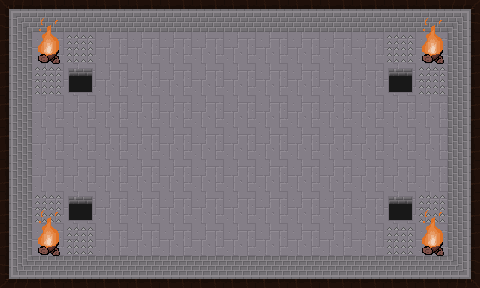

This game map was drawn from its Tiled (.tmx) file and the tilesets committed beside it. A one-line description and the full map source follow:
An orthogonal 15x9 tile map with 32x32 px tiles, 2 tile layers (ground, obstacles) and 28 objects.

<map version="1.5" tiledversion="1.5.0" orientation="orthogonal" renderorder="right-down" width="15" height="9" tilewidth="32" tileheight="32" infinite="0" nextlayerid="10" nextobjectid="83">
 <tileset firstgid="1" source="room2.tsx" />
 <layer id="1" name="ground" width="15" height="9">
  <data encoding="csv">
23,22,22,22,22,22,22,22,22,22,22,22,22,22,2684354583,
1610612758,19,19,19,19,19,19,19,19,19,19,19,19,19,2684354582,
1610612758,19,19,19,19,19,19,19,19,19,19,19,19,19,2684354582,
1610612758,19,19,19,19,19,19,19,19,19,19,19,19,19,2684354582,
1610612758,19,19,19,19,19,19,19,19,19,19,19,19,19,2684354582,
1610612758,19,19,19,19,19,19,19,19,19,19,19,19,19,2684354582,
1610612758,19,19,19,19,19,19,19,19,19,19,19,19,19,2684354582,
1610612758,19,19,19,19,19,19,19,19,19,19,19,19,19,2684354582,
1610612759,3221225494,3221225494,3221225494,3221225494,3221225494,3221225494,3221225494,3221225494,3221225494,3221225494,3221225494,3221225494,3221225494,3221225495
</data>
 </layer>
 <objectgroup id="5" name="doors-UP">
  <object id="36" x="224" y="0" width="32" height="32" />
 </objectgroup>
 <objectgroup id="6" name="doors-RIGHT">
  <object id="37" x="448" y="128" width="32" height="32" />
 </objectgroup>
 <objectgroup id="7" name="doors-LEFT">
  <object id="39" x="0" y="128" width="32" height="32" />
 </objectgroup>
 <objectgroup id="8" name="doors-DOWN">
  <object id="40" x="224" y="256" width="32" height="32" />
 </objectgroup>
 <layer id="3" name="obstacles" width="15" height="9">
  <data encoding="csv">
0,0,0,0,0,0,0,0,0,0,0,0,0,0,0,
0,12,21,0,0,0,0,0,0,0,0,0,21,12,0,
0,21,20,0,0,0,0,0,0,0,0,0,20,21,0,
0,0,0,0,0,0,0,0,0,0,0,0,0,0,0,
0,0,0,0,0,0,0,0,0,0,0,0,0,0,0,
0,0,0,0,0,0,0,0,0,0,0,0,0,0,0,
0,21,20,0,0,0,0,0,0,0,0,0,20,21,0,
0,12,21,0,0,0,0,0,0,0,0,0,21,12,0,
0,0,0,0,0,0,0,0,0,0,0,0,0,0,0
</data>
 </layer>
 <objectgroup id="4" name="border">
  <object id="3" x="0" y="0" width="224" height="32" />
  <object id="4" x="448" y="0" width="32" height="128" />
  <object id="24" x="256" y="0" width="224" height="32" />
  <object id="25" x="448" y="160" width="32" height="128" />
  <object id="26" x="0" y="256" width="224" height="32" />
  <object id="27" x="256" y="256" width="224" height="32" />
  <object id="28" x="0" y="0" width="32" height="128" />
  <object id="29" x="0" y="160" width="32" height="128" />
  <object id="65" x="68" y="68" width="24.8125" height="24.9375" />
  <object id="68" x="68.3438" y="195.906" width="24.8125" height="24.9375" />
  <object id="69" x="387.594" y="196.077" width="24.8125" height="24.9375" />
  <object id="70" x="388.128" y="67.2017" width="24.8125" height="24.9375" />
 </objectgroup>
 <objectgroup id="9" name="fire">
  <object id="79" x="39" y="61">
   <polygon points="0,0 20.375,1.625 17.125,-7.25 19.75,-15 9.625,-20.25 0,-11.625" />
  </object>
  <object id="80" x="39.3333" y="252.667">
   <polygon points="0,0 20.375,1.625 17.125,-7.25 19.75,-15 9.625,-20.25 0,-11.625" />
  </object>
  <object id="81" x="423.333" y="253">
   <polygon points="0,0 20.375,1.625 17.125,-7.25 19.75,-15 9.625,-20.25 0,-11.625" />
  </object>
  <object id="82" x="423.333" y="61.3333">
   <polygon points="0,0 20.375,1.625 17.125,-7.25 19.75,-15 9.625,-20.25 0,-11.625" />
  </object>
  <object id="71" x="79.375" y="42.5">
   <polygon points="0,0 -5.07508,6.75568 0.588415,12.6875 6.98742,6.59091" />
  </object>
  <object id="72" x="46.875" y="74.75">
   <polygon points="0,0 -5.07508,6.75568 0.588415,12.6875 6.98742,6.59091" />
  </object>
  <object id="73" x="47.0909" y="202">
   <polygon points="0,0 -5.07508,6.75568 0.588415,12.6875 6.98742,6.59091" />
  </object>
  <object id="74" x="79.4545" y="234.727">
   <polygon points="0,0 -5.07508,6.75568 0.588415,12.6875 6.98742,6.59091" />
  </object>
  <object id="75" x="398.5" y="234.25">
   <polygon points="0,0 -5.07508,6.75568 0.588415,12.6875 6.98742,6.59091" />
  </object>
  <object id="76" x="431.375" y="201.5">
   <polygon points="0,0 -5.07508,6.75568 0.588415,12.6875 6.98742,6.59091" />
  </object>
  <object id="77" x="430.75" y="74.75">
   <polygon points="0,0 -5.07508,6.75568 0.588415,12.6875 6.98742,6.59091" />
  </object>
  <object id="78" x="399.5" y="42.375">
   <polygon points="0,0 -5.07508,6.75568 0.588415,12.6875 6.98742,6.59091" />
  </object>
 </objectgroup>
</map>
